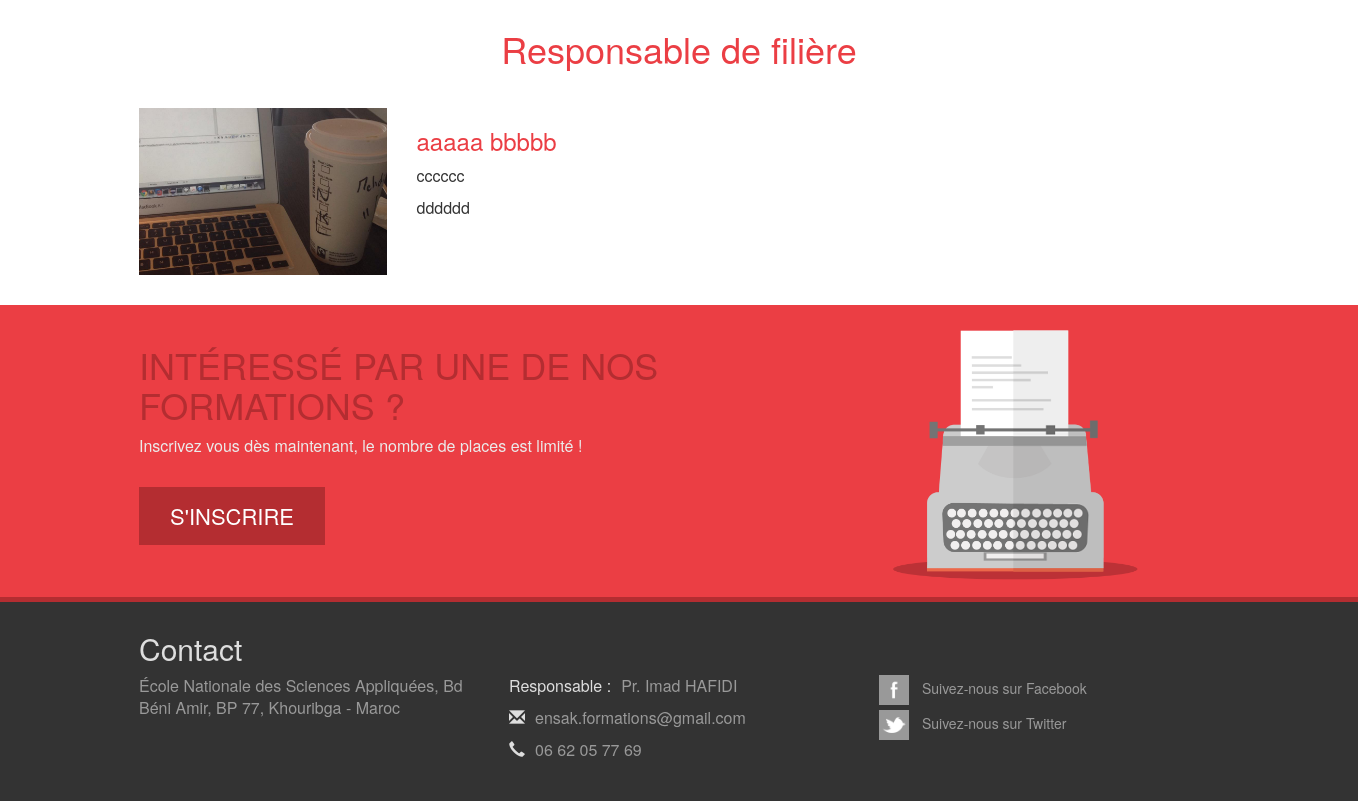
Before: /fr/formations.php?id_page=lar (lower part) with the older database file.
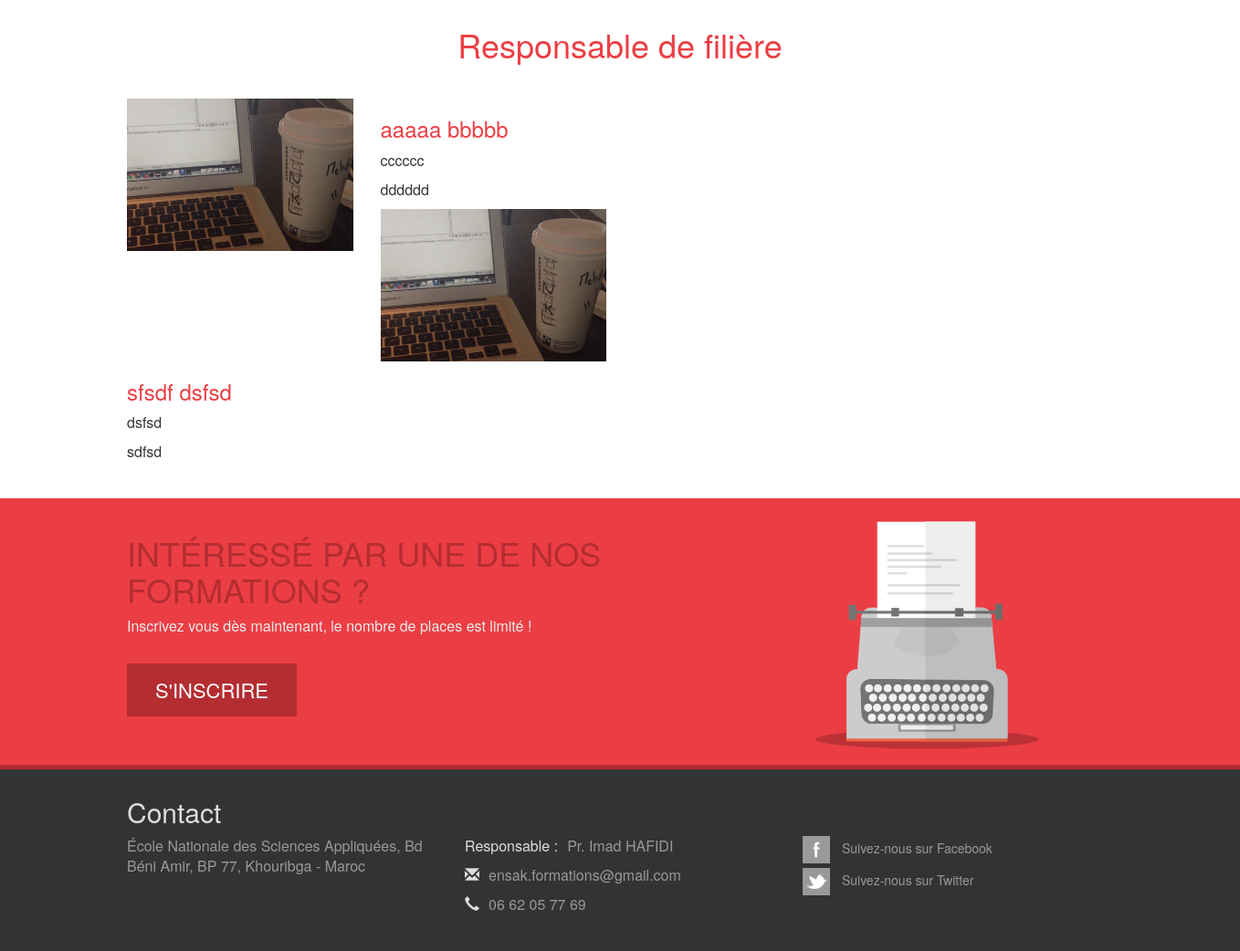
After: the same page with the newer database file.
### tables this page shows
CREATE TABLE `lier` (
  `id_formations` varchar(50) NOT NULL,
  `id_prof` varchar(50) NOT NULL
);

CREATE TABLE `prof` (
`id_prof` int(100) NOT NULL,
  `nom` varchar(30) NOT NULL,
  `prenom` varchar(30) NOT NULL,
  `resume` varchar(300) NOT NULL,
  `descriptif` varchar(1000) NOT NULL,
  `photo` varchar(100) NOT NULL
);

### Model/constructconnect.php (called while the page is built)
<?php
$this->_db = new PDO('mysql:host=localhost;dbname=db_fc','root', '');
?>

### Model/functdb.php (called while the page is built, shortened)
<?php
Class functdb {
  public $_db;
  public function __construct() {
    include("../Model/constructconnect.php");
  }
	public function getformationlinewithid($id_page,$index){
    $all_ins=$this->_db->query("select * from formations where id_formations='$id_page'");
    $all_ins->setFetchMode(PDO::FETCH_NUM);
    $ligne_ins=$all_ins->fetch();
    return $ligne_ins[$index];
	}
}
?>

### fr/formations.php (the view, shortened to what this page needs)
<?php
  include "../Model/connect.php";
  include_once "../Model/functdb.php";
  $functdb = new functdb();
include("../Layouts/headstatic.php");
?>
<body>
    <?php $id = $id_page; include("menu.php");  ?>
    <?php $rest = substr($functdb->getformationlinewithid($_GET['id_page'],19), -3);
        if($rest=="jpg" || $rest=="jpeg" || $rest=="gif" || $rest=="png") { ?>
    <div class="logos"><img src='<?php echo $functdb->getformationlinewithid($_GET['id_page'],19);?>'></div>
    <?php } ?>
    <?php
      $idformation= $_GET['id_page'];
      $all_ins=$_db->query("SELECT * FROM lier RIGHT JOIN prof ON prof.id_prof=lier.id_prof WHERE lier.id_formations='$idformation'");
      $all_ins->setFetchMode(PDO::FETCH_NUM);
      $ligne=$all_ins->fetch();
      if($ligne){
    ?>
        <div class="container">
          <h1 class="title-center">Responsable de filière</h1>
          <div class="col-lg-12 responsable">
              <?php while($ligne=$all_ins->fetch()){ ?>
            <div class="col-lg-3">
              <img src="<?php echo $ligne[7];?>">
            </div>
            <div class="col-lg-9">
              <h3><?php echo $ligne[3]." ".$ligne[4];?></h3>
              <p><?php echo $ligne[5];?></p>
              <p><?php echo $ligne[6];?></p>
            </div>
            <?php } ?>
          </div>
        </div>
    <?php } ?>
<?php include "../Layouts/footerstatic.php"; ?>
</body>
</html>

Changed rows visible on the page:
added lier: id_prof.photo (picture), id_prof.nom "sfsdf", id_prof.prenom "dsfsd", id_prof.resume "dsfsd", id_prof.descriptif "sdfsd"
